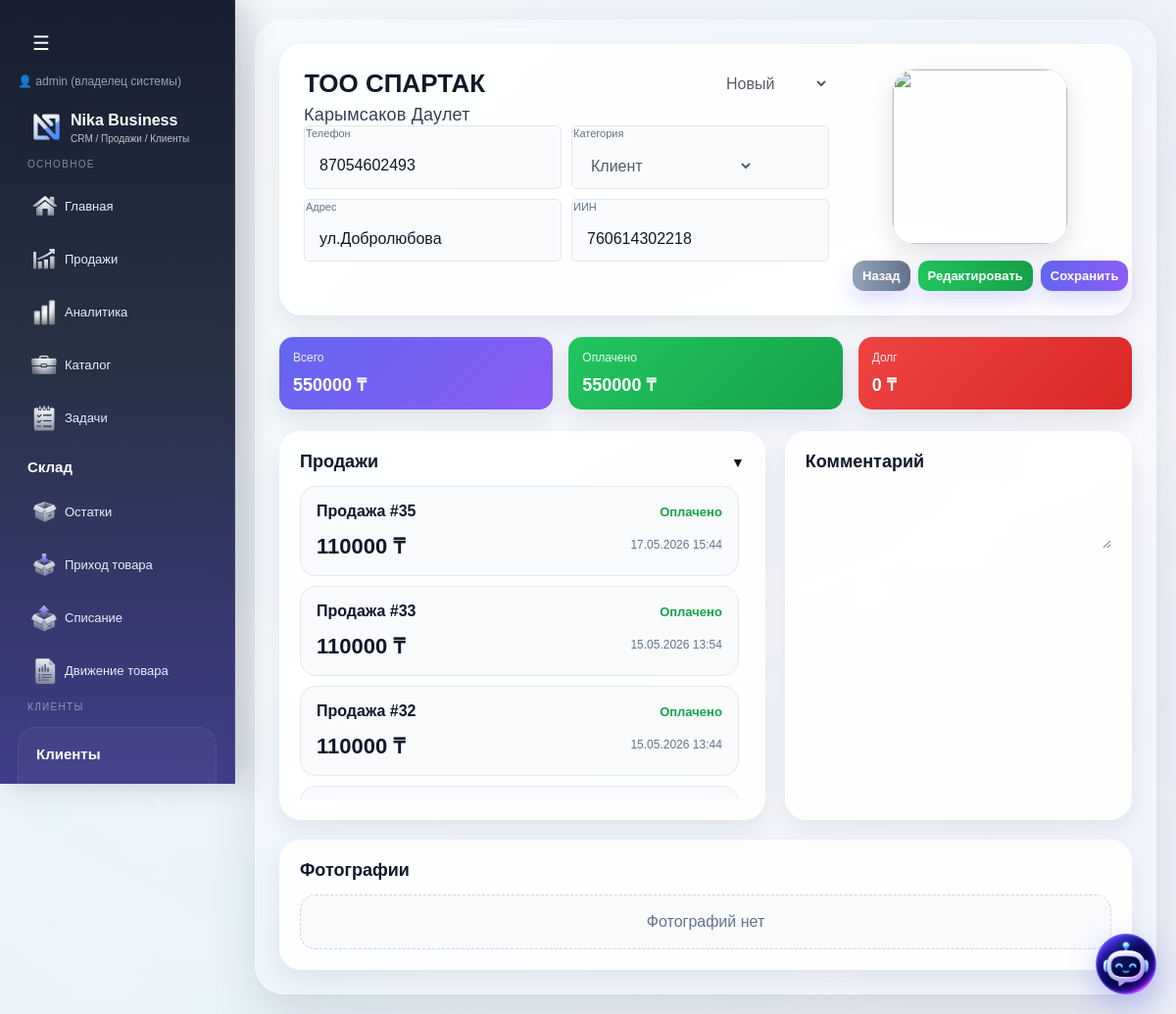
Before: /clients/6 (signed in) with the older database file.
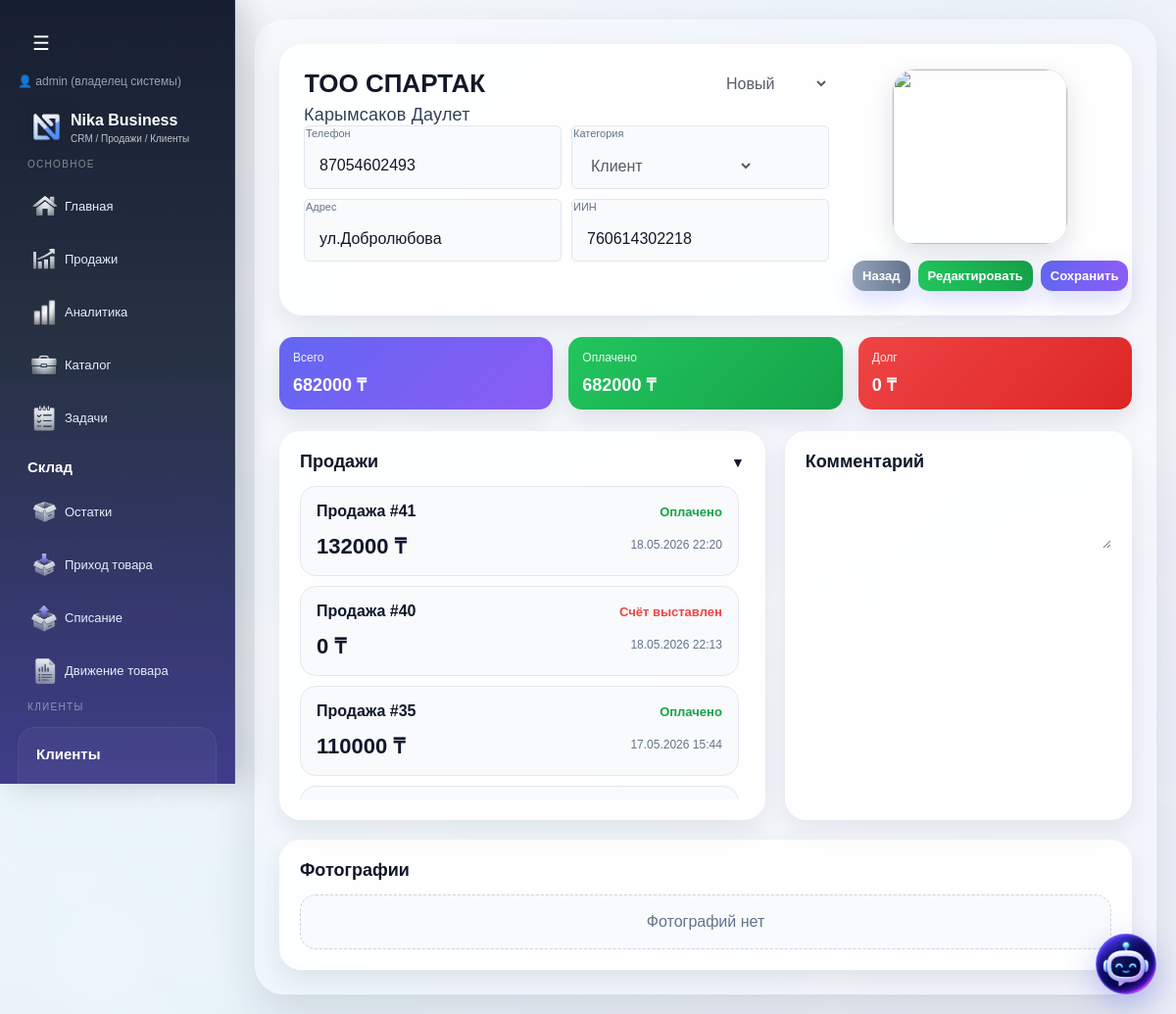
After: the same page with the newer database file.
### tables this page shows
CREATE TABLE sales (
        id INTEGER PRIMARY KEY AUTOINCREMENT,
        client_id INTEGER,
        total_amount INTEGER,
        paid_amount INTEGER,
        status TEXT,
        created_at TEXT
    , company_id INTEGER, paid_at TEXT, sale_type TEXT, cash_amount INTEGER DEFAULT 0, card_amount INTEGER DEFAULT 0, kaspi_amount INTEGER DEFAULT 0, is_processed INTEGER DEFAULT 0);

### routes/clients.py (the view)
@clients_bp.route("/clients/<int:client_id>")
def client_detail(client_id):
    conn = get_db()
    client = conn.execute(
        "SELECT * FROM clients WHERE id = ? AND company_id = ?",
        (client_id, session.get("company_id"))
    ).fetchone()
    sales = conn.execute("""
        SELECT * FROM sales
        WHERE client_id = ? AND company_id = ?
        ORDER BY id DESC
    """, (client_id, session.get("company_id"))).fetchall()
    conn.close()
    if not client:
        return "Клиент не найден", 404
    formatted_sales = []
    for s in sales:
        try:
            dt = datetime.fromisoformat(s["created_at"])
            date_str = dt.strftime("%d.%m.%Y %H:%M")
        except:
            date_str = s["created_at"]
        new_s = dict(s)
        new_s["date_str"] = date_str
        formatted_sales.append(new_s)
    return render_template(
        "client_detail.html",
        client=client,
        sales=formatted_sales
    )

### app.py (called while the page is built, shortened)
@app.before_request
def check_company_access():
    if session.get("is_super_admin") or session.get("is_creator"):
        return

### models.py (called while the page is built)
def get_db():
    conn = sqlite3.connect(DATABASE, timeout=5)
    conn.row_factory = sqlite3.Row
    return conn

### templates/client_detail.html (shortened to what the changed rows need)
{% extends "base.html" %}
{% block content %}
<div class="client-detail-page">
    {% set ns = namespace(total=0, paid=0) %}
    {% for s in sales %}
        {% set ns.total = ns.total + (s.total_amount or 0) %}
        {% set ns.paid = ns.paid + (s.paid_amount or 0) %}
    {% endfor %}
    <div class="finance-cards-row">
        <div class="finance-box total-box">
            <div class="finance-title">Всего</div>
            <div class="finance-value">{{ ns.total }} ₸</div>
        </div>
        <div class="finance-box paid-box">
            <div class="finance-title">Оплачено</div>
            <div class="finance-value">{{ ns.paid }} ₸</div>
        </div>
    </div>
    <div class="client-sections-grid">
        <div class="section-card sales-section collapsible-section">
			<div id="salesContent">
            {% if sales %}
                <div class="sales-list">
                    {% for s in sales %}
				<div class="sale-card"
					 onclick="openSaleModal({{ s.id }})"
					 style="cursor:pointer;">
					<div class="sale-top">
						<div class="sale-id">Продажа #{{ s.id }}</div>
						<div class="sale-status {{ 'ok' if s.status == 'Оплачено' else 'bad' }}">
							{{ s.status }}
						</div>
					</div>
					<div class="sale-bottom">
						<div class="sale-amount">{{ s.total_amount }} ₸</div>
						<div class="sale-date">{{ s.date_str }}</div>
					</div>
				</div>
                    {% endfor %}
                </div>
            {% else %}
                <div class="empty-box">Нет продаж</div>
            {% endif %}
			</div>
        </div>
    </div>
</div>
{% endblock %}

Changed rows visible on the page:
no longer on this page (row unchanged): sales: id "33", status "Оплачено", total_amount "110000", date_str "15.05.2026 13:54"
no longer on this page (row unchanged): sales: id "32", status "Оплачено", total_amount "110000", date_str "15.05.2026 13:44"
added sales: id "41", status "Оплачено", total_amount "132000", date_str "18.05.2026 22:20"
added sales: id "40", status "Счёт выставлен", total_amount "0", date_str "18.05.2026 22:13"
Other visible differences:
{{ ns.total }}: "550000" → "682000"
{{ ns.paid }}: "550000" → "682000"
